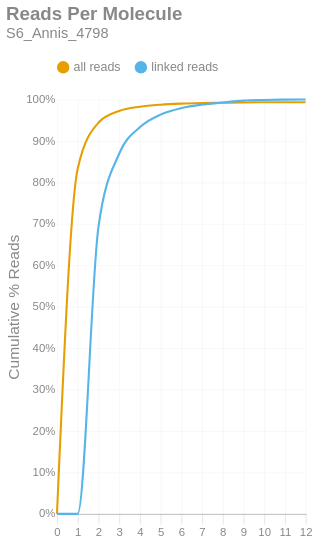

Here is the notebook cell this chart was saved with:
### Markdown cell above
### Reads per Molecule
This chart shows the cumulative distribution of the number of reads per linked molecule. That is, how many alignments are associated with a unique molecule. This excludes the number of reads associated with invalid or absent linked-read barcodes. The `linked` histogram is the percentages recalculated when disregarding singletons.

### Code cell
if SKIPLR:
    print_html(f"Skipped")
else:
    counts = np.bincount(valids['reads'].cast(pl.Int64).to_numpy())
    weighted = counts * np.arange(len(counts))
    all_perc = weighted / n_reads
    linked_perc = weighted / n_linked_reads
    linked_perc[1] = 0
    binned_df = pl.DataFrame({
        'readsper': list(range(len(counts))),
        'all reads (cumsum)': np.cumsum(all_perc).tolist(),
        'linked reads (cumsum)': np.cumsum(linked_perc).tolist(),
    })

    with SafeRender(binned_df):
        (
            density_plot(binned_df, 'Reads Per Molecule', samplename, 'readspmol')
            .encode(
                x=alt.X('readsper:O', title=None).axis(labelAngle=0).scale(padding=0),
                y=alt.Y('value:Q', title='Cumulative % Reads').axis(format='%').stack(False),
                color=alt.Color("key:N").scale(domain=["all reads", "linked reads"]),
                tooltip=[
                    alt.Tooltip("key:N", title="Data Type"),
                    alt.Tooltip("readsper:O", title="Reads Per Molecule"),
                    alt.Tooltip("value:Q", format=".2%", title="% Reads (Cum.)")
                ]            
            )
        ).display()

### Figure 1 — Vega-Lite specification as saved in the notebook (floating-point values rounded to 4 significant figures)
{"width": "container", "height": 400, "config": {"title": {"anchor": "start", "dy": -15, "fontSize": 18, "color": "#888888", "subtitleColor": "#888888", "subtitleFontSize": 14}, "arc": {"fill": "#0072B2"}, "axis": {"domainColor": "#888888", "domainWidth": 0.5, "gridWidth": 0.2, "grid": false, "titleFontWeight": 400, "titleFontSize": 15, "labelFontSize": 11, "labelColor": "#888888", "tickColor": "#888888", "tickWidth": 0.2, "titleColor": "#888888"}, "axisBand": {"grid": false}, "axisX": {"grid": true, "tickSize": 10, "domainCap": "round"}, "axisY": {"domain": false, "grid": true, "tickSize": 0, "domainCap": "round"}, "background": "transparent", "header": {"labelFontSize": 15, "labelColor": "#888888", "titleFontSize": 15, "titleFontWeight": 600, "titleColor": "#888888"}, "legend": {"labelFont": "sans-serif", "labelFontSize": 12, "labelColor": "#888888", "symbolSize": 100, "symbolType": "circle", "titleFontSize": 12, "titlePadding": 10, "titleColor": "#888888", "title": null, "orient": "top"}, "range": {"category": ["#E69F00", "#56B4E9", "#009E73", "#F0E442", "#0072B2", "#D55E00", "#CC79A7", "#000000"], "diverging": ["#cfe8f3", "#a2d4ec", "#73bfe2", "#46abdb", "#1696d2", "#12719e"]}, "area": {"fill": "#0072B2", "fillOpacity": 0.7, "line": true, "strokeOpacity": 0.7}, "line": {"color": "#0072B2", "stroke": "#0072B2", "strokeWidth": 2}, "trail": {"color": "#0072B2", "stroke": "#0072B2", "strokeWidth": 0, "size": 1}, "point": {"filled": true, "fillOpacity": 1.0, "size": 95}, "text": {"color": "#888888", "fontSize": 11, "align": "right", "fontWeight": 400, "size": 11}, "bar": {"fill": "#0072B2", "stroke": null}, "view": {"stroke": null, "continuousWidth": 660, "continuousHeight": 400}}, "data": {"name": "data-03244717c7f244ba01bcb2c60f25914f"}, "mark": {"type": "line", "interpolate": "monotone", "point": {"opacity": 0, "size": 275}}, "encoding": {"color": {"field": "key", "scale": {"domain": ["all reads", "linked reads"]}, "type": "nominal"}, "tooltip": [{"field": "key", "title": "Data Type", "type": "nominal"}, {"field": "readsper", "title": "Reads Per Molecule", "type": "ordinal"}, {"field": "value", "format": ".2%", "title": "% Reads (Cum.)", "type": "quantitative"}], "x": {"axis": {"labelAngle": 0}, "field": "readsper", "scale": {"padding": 0}, "title": null, "type": "ordinal"}, "y": {"axis": {"format": "%"}, "field": "value", "stack": false, "title": "Cumulative % Reads", "type": "quantitative"}}, "params": [{"name": "param_c36ac31b6afebe62", "select": {"type": "point", "fields": ["key"]}, "bind": "legend"}], "title": {"text": "Reads Per Molecule", "subtitle": "S6_Annis_4798"}, "transform": [{"fold": ["all reads (cumsum)", "linked reads (cumsum)"]}, {"calculate": "replace(datum.key, ' (cumsum)', '')", "as": "key"}, {"filter": {"param": "param_c36ac31b6afebe62"}}], "usermeta": {"embedOptions": {"downloadFileName": "S6_Annis_4798.readspmol"}}, "$schema": "https://vega.github.io/schema/vega-lite/v6.1.0.json", "datasets": {"data-03244717c7f244ba01bcb2c60f25914f": [{"readsper": 0, "all reads (cumsum)": 0.0, "linked reads (cumsum)": 0.0}, {"readsper": 1, "all reads (cumsum)": 0.8327, "linked reads (cumsum)": 0.0}, {"readsper": 2, "all reads (cumsum)": 0.9438, "linked reads (cumsum)": 0.6919}, {"readsper": 3, "all reads (cumsum)": 0.9722, "linked reads (cumsum)": 0.869}, {"readsper": 4, "all reads (cumsum)": 0.9825, "linked reads (cumsum)": 0.933}, {"readsper": 5, "all reads (cumsum)": 0.9874, "linked reads (cumsum)": 0.9635}, {"readsper": 6, "all reads (cumsum)": 0.99, "linked reads (cumsum)": 0.9792}, {"readsper": 7, "all reads (cumsum)": 0.9913, "linked reads (cumsum)": 0.9876}, {"readsper": 8, "all reads (cumsum)": 0.9921, "linked reads (cumsum)": 0.9926}, {"readsper": 9, "all reads (cumsum)": 0.9929, "linked reads (cumsum)": 0.9973}, {"readsper": 10, "all reads (cumsum)": 0.9931, "linked reads (cumsum)": 0.9989}, {"readsper": 11, "all reads (cumsum)": 0.9932, "linked reads (cumsum)": 0.9996}, {"readsper": 12, "all reads (cumsum)": 0.9933, "linked reads (cumsum)": 1.0}]}}
